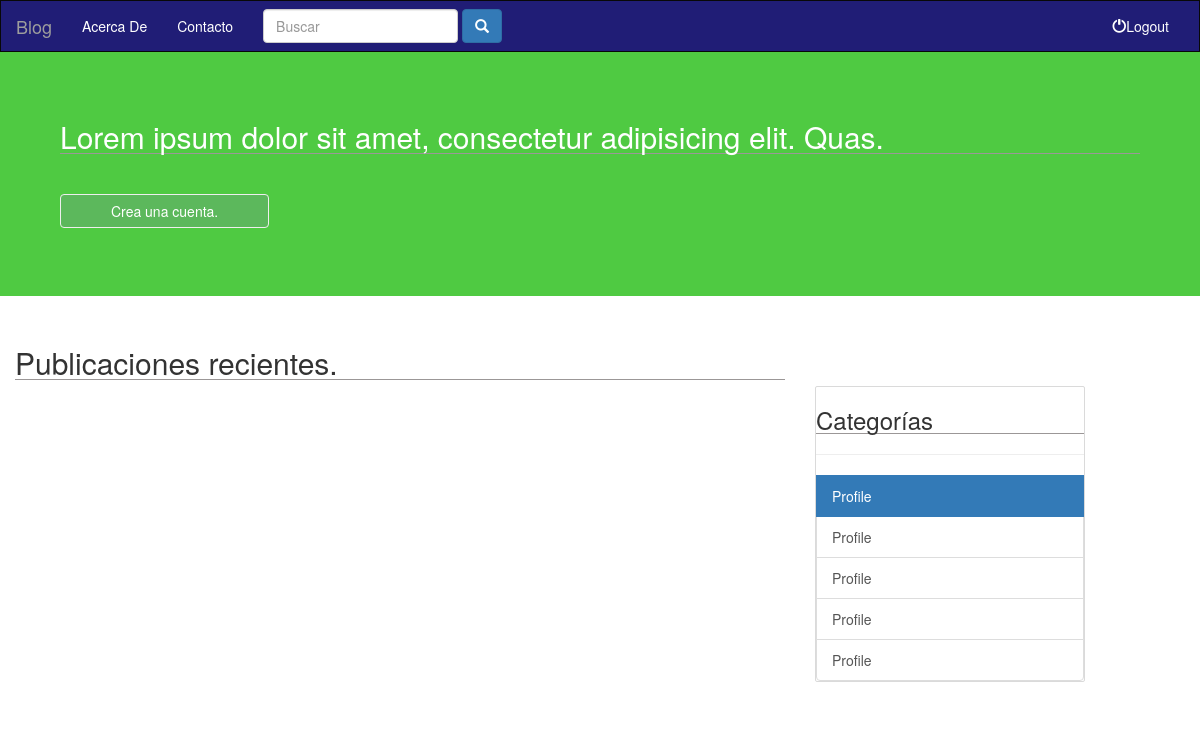
/, run on an earlier commit of the app's database.
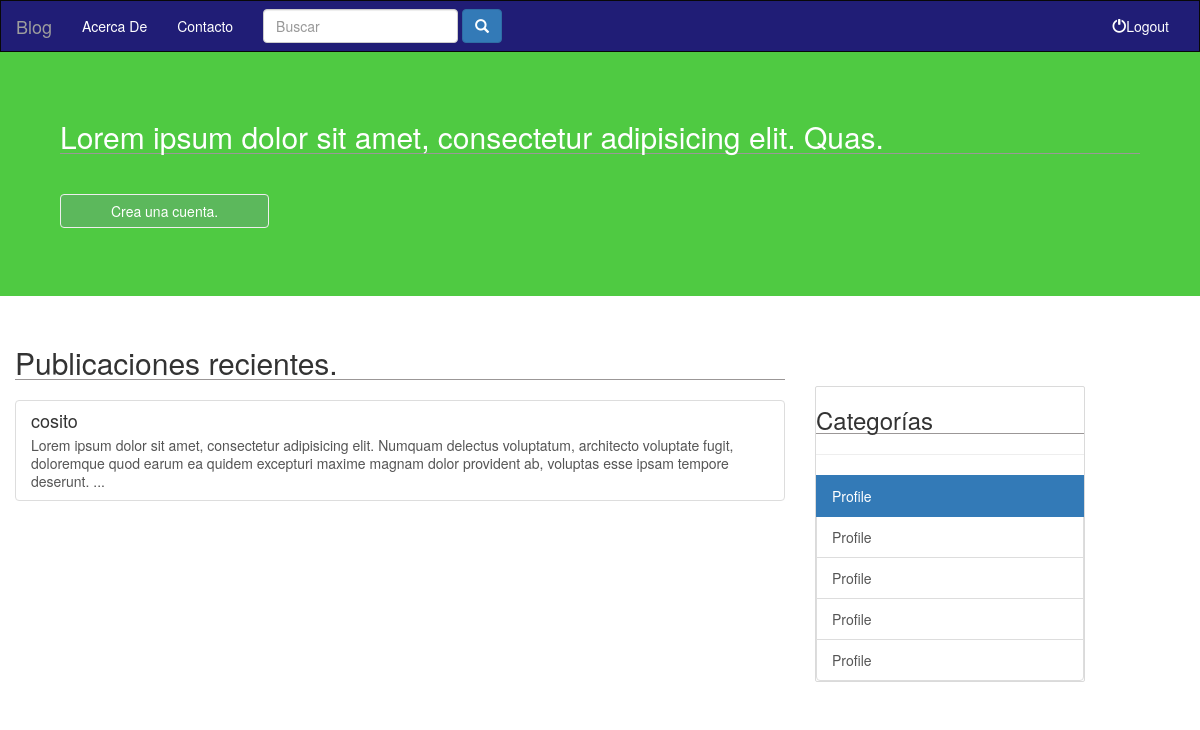
And on a later commit of the database.
### publicaciones/models.py (models this page shows, shortened)
class Publicacion(models.Model):
    titulo = models.CharField(max_length=450)
    contenido = models.TextField()
    fecha = models.DateField(auto_now=False,auto_now_add=True)
    titulo_formato = models.CharField(max_length=80,null=True)
    class Admin:
        list_display = ('titulo', 'fecha' , 'titulo_formato')
        list_filter = ('titulo', 'fecha')
        ordering = ('-fecha')
        search_fields = ('titulo')

### blog/views.py (the view)
# urls.py: url(r'^$', views.inicio,name='inicio'),
def inicio(request):
    lista_publicaciones = Publicacion.objects.all().order_by('fecha')
    contexto = {
        'lista_publicaciones': lista_publicaciones
    }
    return render(request,'inicio.html',contexto)

### templates/inicio.html (shortened to what this page needs)
{% extends 'base.html' %}
{% block body%}
        <div class="row">
            <div class="jumbotron">
                <h2>Lorem ipsum dolor sit amet, consectetur adipisicing elit. Quas.</h2>
                <br>
                <a href="#" class="btn btn-success"> Crea una cuenta.</a>
                <br>
                <br>
            </div>
        </div>
        <div class="row">
            <section class=" col-xs-12 col-sm-7 col-md-8">
                <h2 class="section-title">Publicaciones recientes.</h2>
                <div class="list-group">
                    {% for publicacion in lista_publicaciones %}
                    <a href="{% url 'publicaciones:detalle' publicacion.titulo_formato %}" class=" list-group-item">
                        <h4 class="list-group-item-heading"> {{publicacion.titulo}} </h4>
                        <p class="list-group-item-text">
                            {{publicacion.contenido|truncatewords:80}}
                            ...
                        </p>
                    </a>
                    {% endfor %}
                </div>
            </section>
            <div class=" col-sm-4 col-md-3 hidden-xs">
                <br>
                <br>
                <br>
                <div class="side-bar list-group">
                    <span><h3>Categorías</h3></span>
                    <hr>
                    <a class="active list-group-item">Profile</a>
                    <a class="list-group-item">Profile</a>
                    <a class="list-group-item">Profile</a>
                    <a class="list-group-item">Profile</a>
                    <a class="list-group-item">Profile</a>
                </div>
            </div>
        </div>
{% endblock %}

What changed in the data, as far as the page shows it:
added Publicacion: titulo "cosito", contenido "Lorem ipsum dolor sit amet, consectetur adipisicing elit. Numquam delectus voluptatum, architecto voluptate fugit, doloremque quod earum ea quidem excepturi maxime magnam dolor provident ab, voluptas esse ipsam tempore deserunt."
